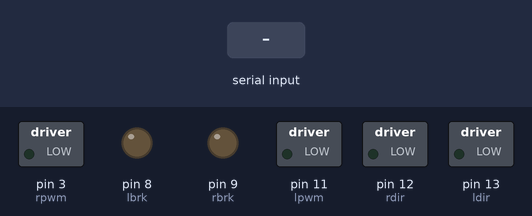
A sketch run on a simulated Arduino Uno, built with avr-gcc and run on an emulated ATmega328P. Parts: switched loads named in the sketch (green lamp = pin HIGH), output pins drawn as LEDs (lit = HIGH). The inputs (shaded band) are chosen by the test bench.

Above: at 1.2 s.
1.3 s: "f" received over Serial
At 2.5 s:
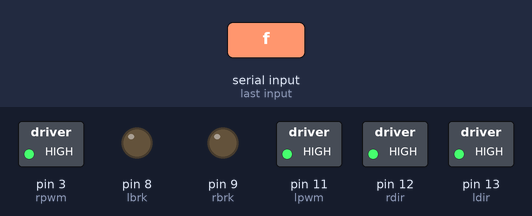
2.8 s: "l" received over Serial
At 3.8 s:
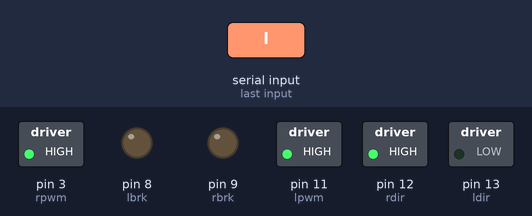
4.3 s: "r" received over Serial
At 4.9 s:
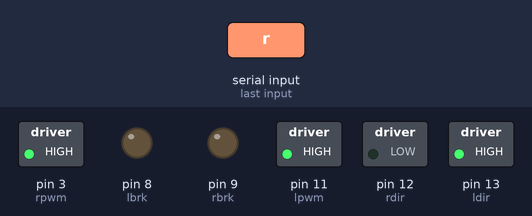
5.8 s: "b" received over Serial
At 6.1 s:
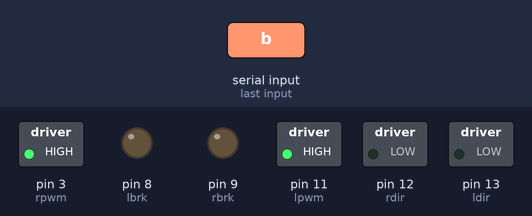
7.3 s: "s" received over Serial
At 8.4 s:
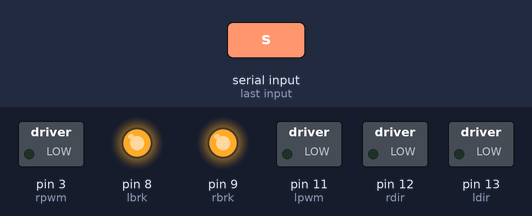
Timing chart, 0 to 9.8 s (numbered marks = the images above; inputs shaded):
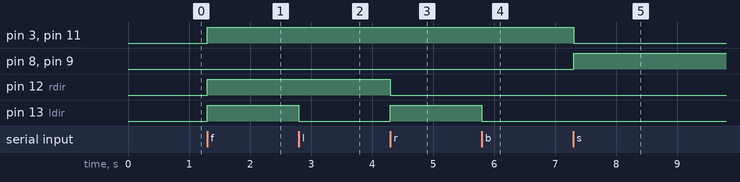

The sketch:

robot.ino
```cpp
int rdir=12;
int ldir=13;
int rbrk=9;
int lbrk=8;
int rpwm=3;
int lpwm=11;
char direc;

void setup(){

  pinMode(ldir, OUTPUT);
  pinMode(rdir, OUTPUT);
  pinMode(lbrk, OUTPUT);
  pinMode(rbrk, OUTPUT);
  pinMode(lpwm, OUTPUT);
  pinMode(rpwm, OUTPUT);
  Serial.begin(9600);

}

void loop(){

  direc= Serial.read();

  switch (direc){
    case 'f':
    digitalWrite(ldir, HIGH);
    digitalWrite(rdir, HIGH);
    digitalWrite(lpwm, HIGH);
    digitalWrite(rpwm, HIGH);
    digitalWrite(lbrk, LOW);
    digitalWrite(rbrk, LOW);
    break;

    case 'l':
    digitalWrite(ldir, LOW);
    digitalWrite(rdir, HIGH);
    digitalWrite(lpwm, HIGH);
    digitalWrite(rpwm, HIGH);
    digitalWrite(lbrk, LOW);
    digitalWrite(rbrk, LOW);
    break;

    case 'r':
    digitalWrite(ldir, HIGH);
    digitalWrite(rdir, LOW);
    digitalWrite(lpwm, HIGH);
    digitalWrite(rpwm, HIGH);
    digitalWrite(lbrk, LOW);
    digitalWrite(rbrk, LOW);
    break;

    case 'b':
    digitalWrite(ldir, LOW);
    digitalWrite(rdir, LOW);
    digitalWrite(lpwm, HIGH);
    digitalWrite(rpwm, HIGH);
    digitalWrite(lbrk, LOW);
    digitalWrite(rbrk, LOW);
    break;

    case 's':
    digitalWrite(ldir, LOW);
    digitalWrite(rdir, LOW);
    digitalWrite(lpwm, LOW);
    digitalWrite(rpwm, LOW);
    digitalWrite(lbrk, HIGH);
    digitalWrite(rbrk, HIGH);
    break;
  }
}
```

Measured:
- after the input at 1.3 s, pin 3 (rpwm), pin 11 (lpwm), pin 12 (rdir), pin 13 (ldir): LOW → HIGH at once
- after the input at 2.8 s, pin 13 (ldir): HIGH → LOW at once
- after the input at 4.3 s, pin 12 (rdir): HIGH → LOW at once; pin 13 (ldir): LOW → HIGH at once
- after the input at 5.8 s, pin 13 (ldir): HIGH → LOW at once
- after the input at 7.3 s, pin 3 (rpwm), pin 11 (lpwm): HIGH → LOW at once; pin 8 (lbrk), pin 9 (rbrk): LOW → HIGH at once
